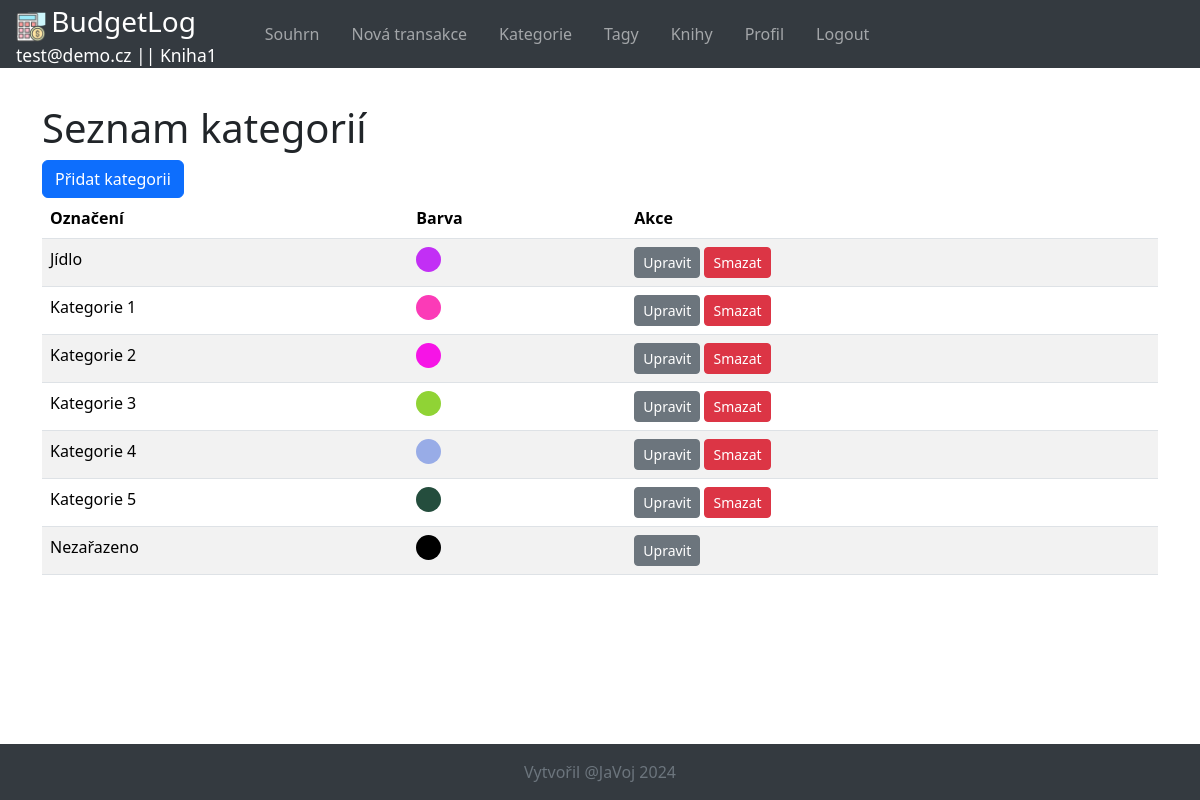
The page /categories/ (signed in) on the database its author committed.
### budgetlog/models.py (models this page shows, shortened)
class AppUser(AbstractBaseUser):
    email = models.EmailField(max_length=100, unique=True)
    is_admin = models.BooleanField(default=False)
    is_active = models.BooleanField(default=True)
    class Meta:
        verbose_name = "Uživatel"
        verbose_name_plural = "Uživatelé"
    objects = UserManager()
    USERNAME_FIELD = "email"

class Book(models.Model):
    name = models.CharField(max_length=100, verbose_name="Jméno knihy", help_text="Uveďte jméno knihy")
    description = models.TextField(null=True, blank=True, verbose_name="Popis knihy",
                                   help_text="Popis knihy (volitelný)")
    owner = models.ForeignKey(AppUser, on_delete=models.CASCADE, related_name='books',
                              verbose_name="Majitel", help_text="Majitel knihy")
    class Meta:
        verbose_name = "Kniha"
        verbose_name_plural = "Knihy"
        constraints = [
            models.UniqueConstraint(fields=['name', 'owner'], name='unique_book_name_owner')
        ]
    object_plural_genitiv = "knih"
    object_singular_akluzativ = "knihu"

class Category(models.Model):
    name = models.CharField(max_length=200, verbose_name="Název",
                            help_text="Uveď název kategorie pro transakce (např. potraviny, doprava, zábava)")
    color = models.CharField(max_length=7, default='#000000', verbose_name="Barva kategorie",
                             help_text="Barva kategorie pro zobrazení v grafu ročního přehledu")
    description = models.TextField(null=True, blank=True, verbose_name="Popis",
                                   help_text="Detailnější popis kategorie pro transakce (volitelný)")
    book = models.ForeignKey(Book, on_delete=models.CASCADE, verbose_name="Kniha", related_name='categories',
                             help_text="Vyberte knihu, ke které patří tato kategorie")
    is_default = models.BooleanField(default=False)  # Přidání příznaku pro výchozí kategorii, hodnota True umožní nesmazatelnost
    class Meta:
        verbose_name = "Kategorie"
        verbose_name_plural = "Kategorie"
        constraints = [
            models.UniqueConstraint(fields=['name', 'book'], name='unique_category_name_book')
        ]
    object_plural_genitiv = "kategorií"
    object_singular_akluzativ = "kategorii"

### budgetlog/views.py (the view)
# urls.py: path('categories/', views.CategoryListView.as_view(), name='category-list'),
class CategoryListView(ObjectListView):
    model = Category
    ordering = ['name']  # Řazení dle atributu name v modelu Category

### budgetlog/templatetags/custom_filters.py (called while the page is built)
@register.filter
def instanceof(object, class_name):
    return object.__class__.__name__ == class_name

### budgetlog/views.py (called while the page is built)
    def get_current_book(self):
        if not self.current_book:
            current_book_id = self.request.session.get('current_book_id')
            if current_book_id:
                self.current_book = Book.objects.filter(id=current_book_id, owner=self.request.user).first()
        return self.current_book

    def get_context_data(self, **kwargs):
        context = super().get_context_data(**kwargs)
        current_book = self.get_current_book()
        context.update({
            'all_books': Book.objects.filter(owner=self.request.user),
            'current_book': current_book
        })
        return context

    def get_queryset(self):
        queryset = super().get_queryset()
        current_book = self.get_current_book()
        return queryset.filter(book=current_book) if current_book else queryset.none()

    def get_context_data(self, **kwargs):
        context = super().get_context_data(**kwargs)
        context.update({
            'object_plural_genitiv': self.model.object_plural_genitiv,
            'object_singular_akluzativ': self.model.object_singular_akluzativ,
            'add_url_name': f'{self.model._meta.model_name}-add',
            'edit_url_name': f'{self.model._meta.model_name}-edit',
            'delete_url_name': f'{self.model._meta.model_name}-delete',
        })
        return context

### budgetlog/templates/budgetlog/object_list.html (shortened to what this page needs)
{% extends "base_generic.html" %}
{% load custom_filters %}
{% block content %}
<h1>Seznam {{ object_plural_genitiv }}</h1>
<div class="d-grid gap-2 d-md-block">
    <a href="{% url add_url_name %}" class="btn btn-primary">Přidat {{ object_singular_akluzativ }}</a>
</div>
<div class="table-responsive">
    <table class="table table-striped">
        <thead>
            <tr>
                <th>Označení</th>
                {% if objects.first.color %}
                    <th>Barva</th>
                {% endif %}
                <th>Akce</th>
            </tr>
        </thead>
        <tbody>
            {% for object in objects %}
                <tr>
                    <td>{{ object.name }}</td>
                    {% if object.color %}
                        <td>
                            <div style="display: inline-block; width: 25px; height: 25px; border-radius: 50%;
                            background-color: {{ object.color }};"></div>
                        </td>
                    {% endif %}
                    <td>
                        <a href="{% url edit_url_name object.id %}" class="btn btn-secondary btn-sm">Upravit</a>
                        {% if not object.is_default %}
                            <a href="{% url delete_url_name object.id %}" class="btn btn-danger btn-sm">Smazat</a>
                        {% endif %}
                    </td>
                </tr>
            {% endfor %}
        </tbody>
    </table>
</div>
{% endblock %}

### budgetlog/templates/base_generic.html (shortened to what this page needs)
<!DOCTYPE html>
<html lang="cs">
<head>
    {% load static %}
    {% load crispy_forms_tags %}
    <link rel="stylesheet" href="{% static 'css/bootstrap.min.css' %}">
    <link rel="stylesheet" href="{% static 'css/styles.css' %}">
</head>
<body class="d-flex flex-column min-vh-100">
    <header>
        <nav class="navbar navbar-expand-lg navbar-dark bg-dark fixed-top">
            <a class="navbar-brand">
                <div class="py-0 px-3 bg-dark">
                    <img src="{% static 'pics/Optima-GFX-free-icon_calculator_coin_dollar_money.png' %}" alt="logo" width="30" height="30" class="d-inline-block align-center">
                    <span class="fs-3">BudgetLog</span>
                    {% if request.user.is_authenticated %}
                        <div class="d-flex justify-content-between align-items-center">
                            <span class="small">{{ request.user.email }} |</span>
                            {% if current_book %}
                                <span class="small">| {{ current_book.name }}</span>
                            {% else %}
                                <span class="small">| Kniha není vybrána</span>
                            {% endif %}
                        </div>
                    {% endif %}
                </div>
            </a>
            <div class="collapse navbar-collapse" id="navbarNav">
                {% if request.user.is_authenticated %}
                    <ul class="navbar-nav">
                        {% if current_book %}
                            <li class="nav-item">
                                <a class="nav-link" href="{% url 'dashboard' %}">Souhrn</a>
                            </li>
                            <li class="nav-item">
                                <a class="nav-link" href="{% url 'transaction-add' %}">Nová transakce</a>
                            </li>
                            <li class="nav-item">
                                <a class="nav-link" href="{% url 'category-list' %}">Kategorie</a>
                            </li>
                            <li class="nav-item">
                                <a class="nav-link" href="{% url 'tag-list' %}">Tagy</a>
                            </li>
                        {% endif %}
                        <li class="nav-item">
                            <a class="nav-link" href="{% url 'book-list' %}">Knihy</a>
                        </li>
                        <li class="nav-item">
                            <a class="nav-link" href="{% url 'profile' %}">Profil</a>
                        </li>
                        <li class="nav-item">
                            <a class="nav-link" href="{% url 'logout' %}">Logout</a>
                        </li>
                    </ul>
                {% endif %}
            </div>
        </nav>
    </header>
    <main class="flex-shrink-0">
        <div class="container">
            {% block content %}{% endblock %}
        </div>
    </main>
    <footer class="footer py-3 bg-dark">
        <div class="container text-center">
            <span class="text-muted">Vytvořil @JaVoj 2024</span>
        </div>
    </footer>
</body>
</html>

### budgetlog/static/css/styles.css (style rules this page uses)
.bg-dark { background-color: #343a40 !important; color: white; }
main { padding-bottom: 28px; padding-top: 104px; }
.navbar { --bs-navbar-padding-y: 0rem; --bs-navbar-brand-padding-y: 0rem; }
.navbar-nav .nav-item .nav-link { padding-left: 1rem; padding-right: 1rem; }
.footer { text-align: center; margin-top: auto; background-color: #f8f9fa; }
.text-muted { color: #6c757d !important; }

### rows shown on the page
AppUser: user.email "test@demo.cz"
Book: name "Kniha1"
Category: name "Jídlo", is_default "Smazat"
Category: name "Kategorie 1", is_default "Smazat"
Category: name "Kategorie 2", is_default "Smazat"
Category: name "Kategorie 3", is_default "Smazat"
Category: name "Kategorie 4", is_default "Smazat"
Category: name "Kategorie 5", is_default "Smazat"
Category: name "Nezařazeno"

### other values the page prints
{{ object_plural_genitiv }} "kategorií"
{{ object_singular_akluzativ }} "kategorii"
